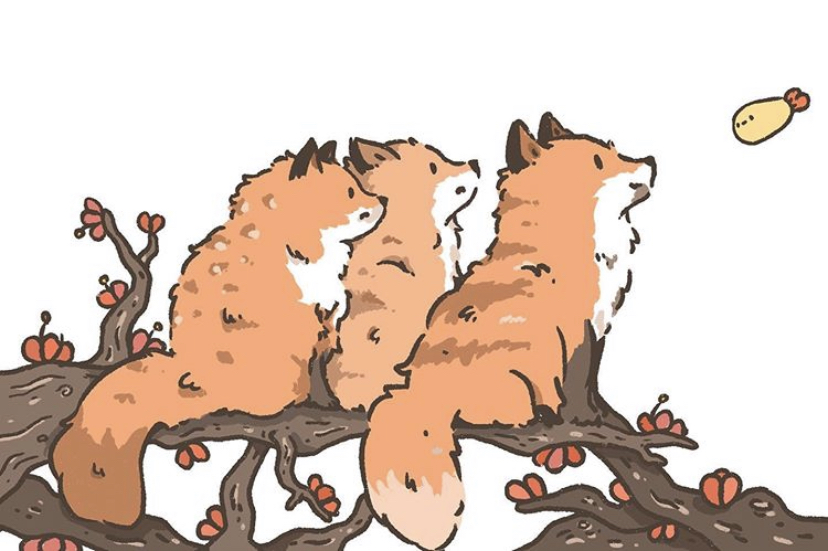
//> input picture ExamenVisión/practica3/practica3/zorro.jpg, 828 x 551 px
$ ./GaussKernel   (built with g++ and OpenCV 4)
//> lines starting //> are read from the running program, lines starting //| are printed output that depends on the picture; after the words box and inside, x2 and y2 are one past the last pixel; in counts of white or black regions, pixels touching at a corner belong together

#include <opencv2/core/core.hpp>
#include <opencv2/opencv.hpp>
#include <iostream>
#include <cmath>
#include <iomanip>
#include <opencv2/highgui/highgui.hpp>
#include <opencv2/imgproc/imgproc.hpp>
#define pi 3.14159265

using namespace cv;
using namespace std;

//Función para Obtener la matriz de la imagen y detecta si hay algun error
Mat obtenerImagen(char NombreImagen[]) {

	Mat imagen; // Matriz que contiene nuestra imagen sin importar el formato


	/*********Lectura de la imagen*********/
	imagen = imread(NombreImagen);

	if (!imagen.data)
	{
		cout << "Error al cargar la imagen: " << NombreImagen << endl;
		exit(1);
	}
	return imagen;
}

//Esta función muestra la imagen
void ShowImagen(Mat imagen) {
	/************Procesos*********/
	int fila_original = imagen.rows;
	int columna_original = imagen.cols;

	cout << "filas: " << fila_original << endl;//Lectura de cuantas filas

	cout << "columnas: " << columna_original << endl;//Lectura de cuantas columnas


	namedWindow("Hola Mundo", WINDOW_AUTOSIZE);//Creaci�n de una ventana
	imshow("Hola Mundo", imagen);//Muestra la imagen

	/************************/

	waitKey(0); //Funci�n para esperar

}

//Función para sacar imagenes a escala de grises por promedio
void ShowImagenG(Mat imagenG) {

	Mat gray(imagenG.rows, imagenG.cols, CV_8UC1);
	/************Procesos*********/
	int fila_original = imagenG.rows;
	int columna_original = imagenG.cols;
	Mat histogramita(256, 1, CV_64F, Scalar(0));
	int nivel;
	int i;
	int j;

/************************************************************/
/******************POR PROMEDIO A GRISES********************/

	for (int i = 0; i < fila_original; i++)
	{
		for (int j = 0; j < columna_original; j++)
		{

			Vec3b pixel = imagenG.at<Vec3b>(i, j);
			uchar B = pixel[0];
			uchar G = pixel[1];
			uchar R = pixel[2];

			gray.at<uchar>(i, j) = ((B + G + R) / 3);

		}
	}

	ShowImagen(gray);


}

//No jala
void histograma(Mat imagen) {

}

//Generamos el Kernel con el valor sigma
double **GKernelcito(int sigma, int kernelcito) {
//Mat matriz;
	Mat matriz(kernelcito, kernelcito, CV_8UC1);
	int centro = (kernelcito - 1) / 2;

	double** matrizp = new double* [kernelcito];


	for (int i = 0; i < kernelcito; i++) {
		matrizp[i] = new double[kernelcito];
		for (int j = 0; j < kernelcito; j++) {
			int posx = i - centro;
			int posy = (j - centro) * -1;

			double valor = 1 / (2 * pi * sigma * sigma);
			valor = valor * exp(-(pow(posx, 2) + pow(posy, 2)) / 2 * pow(sigma, 2));
			matrizp[i][j] = valor;
			cout << valor << "\t\t";

		}
		cout << "\n";
	}
	return matrizp;
}

//Se pasa el filtro de Gauss
void PMatriz(Mat imagen, int kernel, int sigma) {
	int rows = imagen.rows;
	int cols = imagen.cols;
	int exceso = (kernel - 1) / 2;

	Mat grises(rows + exceso, cols + exceso, CV_8UC1);
	Mat Final(rows + exceso, cols + exceso, CV_8UC1);

	cvtColor(imagen, grises, COLOR_BGR2GRAY);

	double R, B, G, grisito;

	for (int i = 0; i < rows + exceso; i++) {
		for (int j = 0; j < cols + exceso; j++) {

			if (i >= rows || i < exceso) { // >=
				Final.at<uchar>(Point(j, i)) = uchar(0);


			}
			else if (j >= cols || j < exceso) {
				Final.at<uchar>(Point(j, i)) = uchar(0);

			}
			else {
				B = imagen.at<Vec3b>(Point(j - exceso, i - exceso)).val[0];
				G = imagen.at<Vec3b>(Point(j - exceso, i - exceso)).val[1];
				R = imagen.at<Vec3b>(Point(j - exceso, i - exceso)).val[2];
				grisito = (B + G + R) / 3;

				Final.at<uchar>(Point(j, i)) = uchar(grisito);
			}
		}
	}
	ShowImagen(Final);
}

void Canny(Mat imagen) {
	Mat gray(imagen.rows, imagen.cols, CV_8UC1);
	int fila_original = gray.rows;
	int columna_original = gray.cols;
	/**cv::Mat contorno;std::vector<cv::Mat> channels;cv::Mat hsv;**/
	cv::Mat contorno;
	cv::Canny(imagen, contorno, 40, 120);
	cv::imshow("Canny", contorno);
	waitKey(0);
}

int main() {

//Se coloca la imagen a procesar
	char NombreImagen[] = "zorro.jpg";
// Se genera la matriz con la función
	Mat imagen = obtenerImagen(NombreImagen);
//> in obtenerImagen, imagen is the input picture: 551 rows x 828 cols, CV_8UC3; mean B, G, R 187.6, 200.2, 219.4
//Se utiliza la funcion ShowImagen para mostrar la imagen original
	ShowImagen(imagen);
//| filas: 551
//| columnas: 828
//Se utiliza la funcion ShowImagenG para mostrar la imagen a Gris
	ShowImagenG(imagen);
//> after the loop in ShowImagenG, `for (int i = 0; i < fila_original; i++)`:
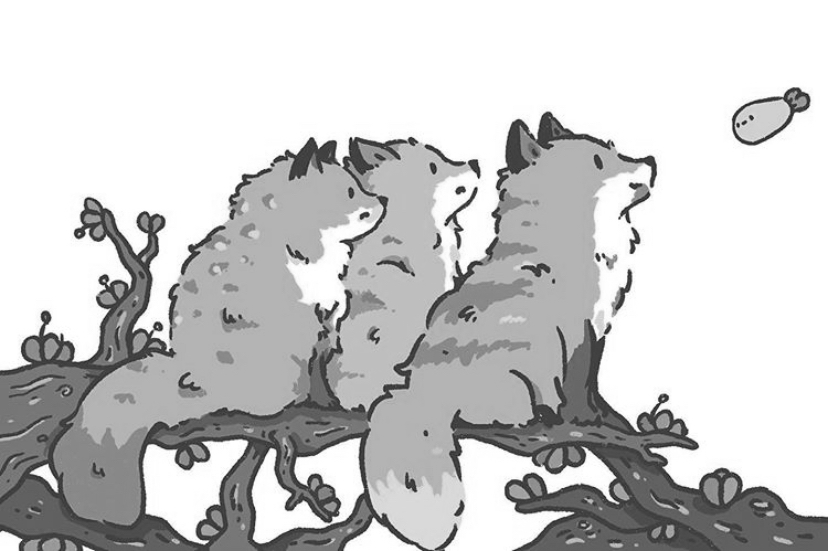
//> gray: 551 rows x 828 cols, CV_8UC1; min 14, max 255, mean 202.3
//| filas: 551
//| columnas: 828
//Asignamos una variable para sigma
	int sigma;
//Se genera la vista apara pedir datos
	cout << "\n\t\t\t********* Filtro Gaussiano *********** \n\n";
//El usuario ingresa el valor de Sigma
	cout << "\t Elige un valor de sigma: ";
	cin >> sigma;
//> the answer given: 3
//El usuario ingresa el valor del Kernel
	int kernel;
	cout << "\n\tElige un tamaño para kernel (debe ser impar): ";
	cin >> kernel;
//> the answer given: 3
//Se implementa condicional para evitar que el kernel sea par y menor que 1
	while (kernel < 1 || kernel % 2 == 0) {
		cout << "No se aceptan Kernel pares o menores a 1 ";
		cin >> kernel;
	}
//Se implementa la fucnion que nos dara e imprimirá el kernel
	double** matriz_kernel = GKernelcito(sigma, kernel);
//Se implementa la función para el filtro Gussiano
	PMatriz(imagen, kernel, sigma);
//> the loop in PMatriz, `for (int i = 0; i < rows + exceso; i++)` made 552 passes
//> (B, G, R, grisito) on passes 1 to 3: (0, 0, 0, 0), (255, 255, 255, 255), (255, 255, 255, 255)
//> after the loop in PMatriz, `for (int i = 0; i < rows + exceso; i++)`:
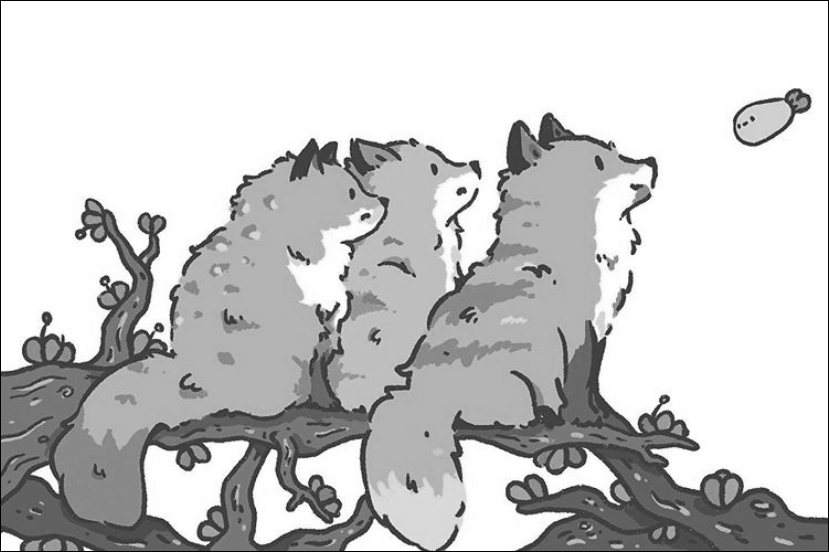
//> Final: 552 rows x 829 cols, CV_8UC1; min 0, max 255, mean 201.1
//> after the loop in PMatriz, `for (int i = 0; i < rows + exceso; i++)`: B = 83; G = 96; R = 112; grisito = 97
//| filas: 552
//| columnas: 829
//Se implementa la función Canny
	Canny(imagen);
//> in Canny, `cv::Canny(imagen, contorno, 40, 120);`:
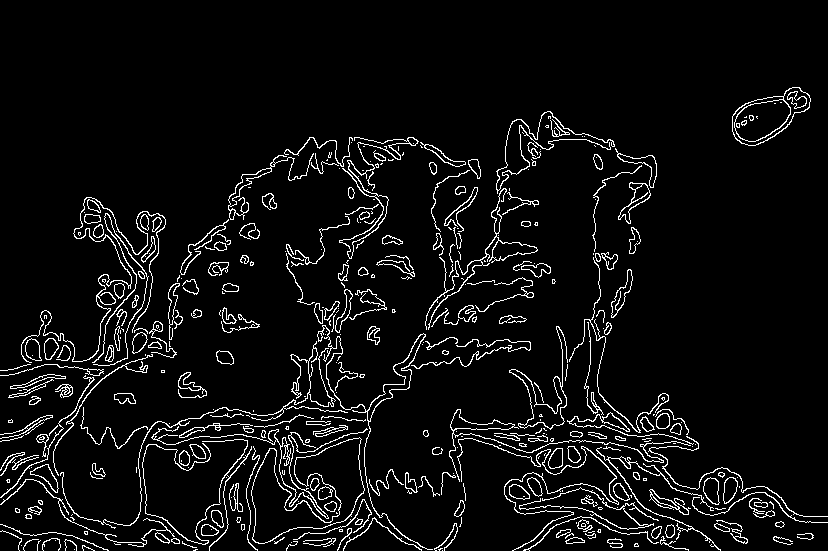
//> contorno: 551 rows x 828 cols, CV_8UC1; 5.8% white in thin lines or dots, all inside (x1, y1, x2, y2) = (0, 87, 828, 551)

	return 1;

}
